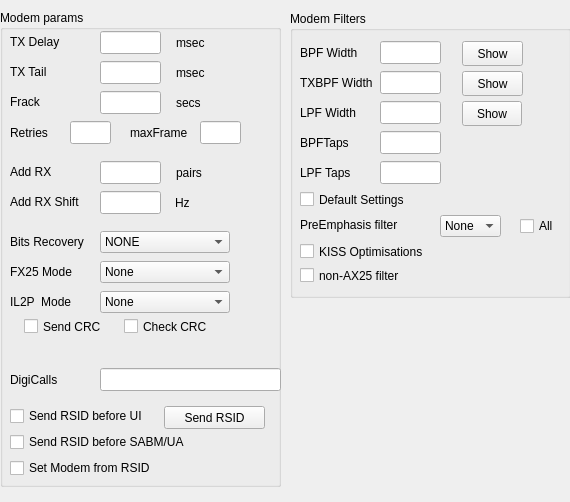
     <widget class="QWidget" name="scrollAreaWidgetContents_2">
      <property name="geometry">
       <rect>
        <x>0</x>
        <y>0</y>
        <width>570</width>
        <height>502</height>
       </rect>
      </property>
      <widget class="QGroupBox" name="filtersB">
       <property name="geometry">
        <rect>
         <x>290</x>
         <y>11</y>
         <width>281</width>
         <height>287</height>
        </rect>
       </property>
       <property name="title">
        <string>Modem Filters</string>
       </property>
       <widget class="QPushButton" name="showBPF_B">
        <property name="geometry">
         <rect>
          <x>172</x>
          <y>30</y>
          <width>61</width>
          <height>25</height>
         </rect>
        </property>
        <property name="text">
         <string>Show</string>
        </property>
       </widget>
       <widget class="QPushButton" name="showTXBPF_B">
        <property name="geometry">
         <rect>
          <x>172</x>
          <y>60</y>
          <width>61</width>
          <height>25</height>
         </rect>
        </property>
        <property name="text">
         <string>Show</string>
        </property>
       </widget>
       <widget class="QPushButton" name="showLPF_B">
        <property name="geometry">
         <rect>
          <x>172</x>
          <y>90</y>
          <width>60</width>
          <height>25</height>
         </rect>
        </property>
        <property name="text">
         <string>Show</string>
        </property>
       </widget>
       <widget class="QLineEdit" name="BPFWidthB">
        <property name="geometry">
         <rect>
          <x>90</x>
          <y>30</y>
          <width>61</width>
          <height>23</height>
         </rect>
        </property>
       </widget>
       <widget class="QLabel" name="label_18">
        <property name="geometry">
         <rect>
          <x>10</x>
          <y>30</y>
          <width>71</width>
          <height>23</height>
         </rect>
        </property>
        <property name="text">
         <string>BPF Width</string>
        </property>
       </widget>
       <widget class="QLabel" name="label_19">
        <property name="geometry">
         <rect>
          <x>10</x>
          <y>60</y>
          <width>81</width>
          <height>23</height>
         </rect>
        </property>
        <property name="text">
         <string>TXBPF Width</string>
        </property>
       </widget>
       <widget class="QLineEdit" name="TXBPFWidthB">
        <property name="geometry">
         <rect>
          <x>90</x>
          <y>60</y>
          <width>61</width>
          <height>23</height>
         </rect>
        </property>
       </widget>
       <widget class="QLabel" name="label_20">
        <property name="geometry">
         <rect>
          <x>10</x>
          <y>90</y>
          <width>71</width>
          <height>23</height>
         </rect>
        </property>
        <property name="text">
         <string>LPF Width</string>
        </property>
       </widget>
       <widget class="QLineEdit" name="LPFWidthB">
        <property name="geometry">
         <rect>
          <x>90</x>
          <y>90</y>
          <width>61</width>
          <height>23</height>
         </rect>
        </property>
       </widget>
       <widget class="QLineEdit" name="BPFTapsB">
        <property name="geometry">
         <rect>
          <x>90</x>
          <y>120</y>
          <width>61</width>
          <height>23</height>
         </rect>
        </property>
       </widget>
       <widget class="QLineEdit" name="LPFTapsB">
        <property name="geometry">
         <rect>
          <x>90</x>
          <y>150</y>
          <width>61</width>
          <height>23</height>
         </rect>
        </property>
       </widget>
       <widget class="QComboBox" name="preEmphB">
        <property name="geometry">
         <rect>
          <x>150</x>
          <y>204</y>
          <width>61</width>
          <height>22</height>
         </rect>
        </property>
        <item>
         <property name="text">
          <string>None</string>
         </property>
        </item>
        <item>
         <property name="text">
          <string>6 dB</string>
         </property>
        </item>
        <item>
         <property name="text">
          <string>12 dB</string>
         </property>
        </item>
       </widget>
       <widget class="QCheckBox" name="DefaultB">
        <property name="geometry">
         <rect>
          <x>10</x>
          <y>180</y>
          <width>171</width>
          <height>17</height>
         </rect>
        </property>
        <property name="text">
         <string>Default Settings</string>
        </property>
       </widget>
       <widget class="QCheckBox" name="KISSOptB">
        <property name="geometry">
         <rect>
          <x>10</x>
          <y>232</y>
          <width>166</width>
          <height>17</height>
         </rect>
        </property>
        <property name="text">
         <string>KISS Optimisations</string>
        </property>
       </widget>
       <widget class="QCheckBox" name="nonAX25B">
        <property name="geometry">
         <rect>
          <x>10</x>
          <y>256</y>
          <width>176</width>
          <height>17</height>
         </rect>
        </property>
        <property name="text">
         <string>non-AX25 filter</string>
        </property>
       </widget>
       <widget class="QLabel" name="label_21">
        <property name="geometry">
         <rect>
          <x>10</x>
          <y>120</y>
          <width>71</width>
          <height>23</height>
         </rect>
        </property>
        <property name="text">
         <string>BPFTaps</string>
        </property>
       </widget>
       <widget class="QLabel" name="label_22">
        <property name="geometry">
         <rect>
          <x>10</x>
          <y>150</y>
          <width>71</width>
          <height>23</height>
         </rect>
        </property>
        <property name="text">
         <string>LPF Taps</string>
        </property>
       </widget>
       <widget class="QLabel" name="label_23">
        <property name="geometry">
         <rect>
          <x>10</x>
          <y>203</y>
          <width>141</width>
          <height>22</height>
         </rect>
        </property>
        <property name="text">
         <string>PreEmphasis filter</string>
        </property>
       </widget>
       <widget class="QCheckBox" name="preEmphAllB">
        <property name="geometry">
         <rect>
          <x>230</x>
          <y>207</y>
          <width>51</width>
          <height>16</height>
         </rect>
        </property>
        <property name="text">
         <string>All</string>
        </property>
       </widget>
      </widget>
      <widget class="QWidget" name="layoutWidget_2">
       <property name="geometry">
        <rect>
         <x>175</x>
         <y>545</y>
         <width>209</width>
         <height>33</height>
        </rect>
       </property>
       <layout class="QHBoxLayout" name="_2">
        <property name="spacing">
         <number>6</number>
        </property>
        <property name="leftMargin">
         <number>0</number>
        </property>
        <property name="topMargin">
         <number>0</number>
        </property>
        <property name="rightMargin">
         <number>0</number>
        </property>
        <property name="bottomMargin">
         <number>0</number>
        </property>
        <item>
         <widget class="QPushButton" name="okButton_2">
          <property name="text">
           <string>OK</string>
          </property>
         </widget>
        </item>
        <item>
         <widget class="QPushButton" name="cancelButton_2">
          <property name="text">
           <string>Cancel</string>
          </property>
         </widget>
        </item>
       </layout>
      </widget>
      <widget class="QGroupBox" name="groupBox_2">
       <property name="geometry">
        <rect>
         <x>0</x>
         <y>10</y>
         <width>281</width>
         <height>477</height>
        </rect>
       </property>
       <property name="title">
        <string>Modem params</string>
       </property>
       <widget class="QLineEdit" name="RXShiftB">
        <property name="geometry">
         <rect>
          <x>100</x>
          <y>181</y>
          <width>61</width>
          <height>23</height>
         </rect>
        </property>
       </widget>
       <widget class="QLineEdit" name="TXDelayB">
        <property name="geometry">
         <rect>
          <x>100</x>
          <y>21</y>
          <width>61</width>
          <height>23</height>
         </rect>
        </property>
       </widget>
       <widget class="QLineEdit" name="TXTailB">
        <property name="geometry">
         <rect>
          <x>100</x>
          <y>51</y>
          <width>61</width>
          <height>23</height>
         </rect>
        </property>
       </widget>
       <widget class="QLineEdit" name="AddRXB">
        <property name="geometry">
         <rect>
          <x>100</x>
          <y>151</y>
          <width>61</width>
          <height>23</height>
         </rect>
        </property>
       </widget>
       <widget class="QComboBox" name="recoverBitB">
        <property name="geometry">
         <rect>
          <x>100</x>
          <y>221</y>
          <width>130</width>
          <height>22</height>
         </rect>
        </property>
        <item>
         <property name="text">
          <string>NONE</string>
         </property>
        </item>
        <item>
         <property name="text">
          <string>SINGLE</string>
         </property>
        </item>
       </widget>
       <widget class="QLabel" name="label_24">
        <property name="geometry">
         <rect>
          <x>10</x>
          <y>20</y>
          <width>71</width>
          <height>23</height>
         </rect>
        </property>
        <property name="text">
         <string>TX Delay</string>
        </property>
       </widget>
       <widget class="QLabel" name="label_25">
        <property name="geometry">
         <rect>
          <x>10</x>
          <y>50</y>
          <width>71</width>
          <height>23</height>
         </rect>
        </property>
        <property name="text">
         <string>TX Tail</string>
        </property>
       </widget>
       <widget class="QLabel" name="label_26">
        <property name="geometry">
         <rect>
          <x>10</x>
          <y>150</y>
          <width>71</width>
          <height>23</height>
         </rect>
        </property>
        <property name="text">
         <string>Add RX</string>
        </property>
       </widget>
       <widget class="QLabel" name="label_27">
        <property name="geometry">
         <rect>
          <x>10</x>
          <y>180</y>
          <width>71</width>
          <height>23</height>
         </rect>
        </property>
        <property name="text">
         <string>Add RX Shift</string>
        </property>
       </widget>
       <widget class="QLabel" name="label_28">
        <property name="geometry">
         <rect>
          <x>10</x>
          <y>220</y>
          <width>91</width>
          <height>23</height>
         </rect>
        </property>
        <property name="text">
         <string>Bits Recovery</string>
        </property>
       </widget>
       <widget class="QLabel" name="label_29">
        <property name="geometry">
         <rect>
          <x>176</x>
          <y>21</y>
          <width>71</width>
          <height>23</height>
         </rect>
        </property>
        <property name="text">
         <string>msec</string>
        </property>
       </widget>
       <widget class="QLabel" name="label_30">
        <property name="geometry">
         <rect>
          <x>176</x>
          <y>51</y>
          <width>71</width>
          <height>23</height>
         </rect>
        </property>
        <property name="text">
         <string>msec</string>
        </property>
       </widget>
       <widget class="QLabel" name="label_31">
        <property name="geometry">
         <rect>
          <x>176</x>
          <y>151</y>
          <width>71</width>
          <height>23</height>
         </rect>
        </property>
        <property name="text">
         <string>pairs</string>
        </property>
       </widget>
       <widget class="QLabel" name="label_32">
        <property name="geometry">
         <rect>
          <x>175</x>
          <y>181</y>
          <width>71</width>
          <height>23</height>
         </rect>
        </property>
        <property name="text">
         <string>Hz</string>
        </property>
       </widget>
       <widget class="QComboBox" name="fx25ModeB">
        <property name="geometry">
         <rect>
          <x>100</x>
          <y>251</y>
          <width>130</width>
          <height>22</height>
         </rect>
        </property>
        <item>
         <property name="text">
          <string>None</string>
         </property>
        </item>
        <item>
         <property name="text">
          <string>RX Only</string>
         </property>
        </item>
        <item>
         <property name="text">
          <string>RX+TX</string>
         </property>
        </item>
       </widget>
       <widget class="QLabel" name="label_33">
        <property name="geometry">
         <rect>
          <x>10</x>
          <y>250</y>
          <width>86</width>
          <height>23</height>
         </rect>
        </property>
        <property name="text">
         <string>FX25 Mode</string>
        </property>
       </widget>
       <widget class="QLabel" name="label_72">
        <property name="geometry">
         <rect>
          <x>10</x>
          <y>80</y>
          <width>71</width>
          <height>23</height>
         </rect>
        </property>
        <property name="text">
         <string>Frack</string>
        </property>
       </widget>
       <widget class="QLabel" name="label_73">
        <property name="geometry">
         <rect>
          <x>176</x>
          <y>81</y>
          <width>71</width>
          <height>23</height>
         </rect>
        </property>
        <property name="text">
         <string>secs</string>
        </property>
       </widget>
       <widget class="QLineEdit" name="FrackB">
        <property name="geometry">
         <rect>
          <x>100</x>
          <y>81</y>
          <width>61</width>
          <height>23</height>
         </rect>
        </property>
       </widget>
       <widget class="QPushButton" name="SendRSID_2">
        <property name="geometry">
         <rect>
          <x>164</x>
          <y>396</y>
          <width>101</width>
          <height>23</height>
         </rect>
        </property>
        <property name="text">
         <string>Send RSID</string>
        </property>
       </widget>
       <widget class="QCheckBox" name="RSIDUI_B">
        <property name="geometry">
         <rect>
          <x>10</x>
          <y>396</y>
          <width>171</width>
          <height>20</height>
         </rect>
        </property>
        <property name="text">
         <string>Send RSID before UI</string>
        </property>
       </widget>
       <widget class="QCheckBox" name="RSID_2_SETMODEM">
        <property name="geometry">
         <rect>
          <x>10</x>
          <y>448</y>
          <width>171</width>
          <height>20</height>
         </rect>
        </property>
        <property name="text">
         <string>Set Modem from RSID</string>
        </property>
       </widget>
       <widget class="QCheckBox" name="RSIDSABM_B">
        <property name="geometry">
         <rect>
          <x>10</x>
          <y>422</y>
          <width>251</width>
          <height>20</height>
         </rect>
        </property>
        <property name="text">
         <string>Send RSID before SABM/UA</string>
        </property>
       </widget>
       <widget class="QLabel" name="label_68">
        <property name="geometry">
         <rect>
          <x>10</x>
          <y>358</y>
          <width>71</width>
          <height>23</height>
         </rect>
        </property>
        <property name="text">
         <string>DigiCalls</string>
        </property>
       </widget>
       <widget class="QLineEdit" name="DigiCallsB">
        <property name="geometry">
         <rect>
          <x>100</x>
          <y>358</y>
          <width>181</width>
          <height>23</height>
         </rect>
        </property>
       </widget>
       <widget class="QLabel" name="label_84">
        <property name="geometry">
         <rect>
          <x>10</x>
          <y>280</y>
          <width>86</width>
          <height>23</height>
         </rect>
        </property>
        <property name="text">
         <string>IL2P  Mode</string>
        </property>
       </widget>
       <widget class="QComboBox" name="IL2PModeB">
        <property name="geometry">
         <rect>
          <x>100</x>
          <y>281</y>
          <width>130</width>
          <height>22</height>
         </rect>
        </property>
        <item>
         <property name="text">
          <string>None</string>
         </property>
        </item>
        <item>
         <property name="text">
          <string>RX Only</string>
         </property>
        </item>
        <item>
         <property name="text">
          <string>RX+TX</string>
         </property>
        </item>
        <item>
         <property name="text">
          <string>il2p Only</string>
         </property>
        </item>
       </widget>
       <widget class="QCheckBox" name="CRCRX_B">
        <property name="geometry">
         <rect>
          <x>124</x>
          <y>308</y>
          <width>129</width>
          <height>17</height>
         </rect>
        </property>
        <property name="text">
         <string>Check CRC</string>
        </property>
       </widget>
       <widget class="QCheckBox" name="CRCTX_B">
        <property name="geometry">
         <rect>
          <x>24</x>
          <y>308</y>
          <width>97</width>
          <height>17</height>
         </rect>
        </property>
        <property name="text">
         <string>Send CRC</string>
        </property>
       </widget>
      </widget>
      <widget class="QLabel" name="label_88">
       <property name="geometry">
        <rect>
         <x>130</x>
         <y>121</y>
         <width>71</width>
         <height>23</height>
        </rect>
       </property>
       <property name="text">
        <string>maxFrame</string>
       </property>
      </widget>
      <widget class="QLineEdit" name="RetriesB">
       <property name="geometry">
        <rect>
         <x>70</x>
         <y>121</y>
         <width>41</width>
         <height>23</height>
        </rect>
       </property>
      </widget>
      <widget class="QLabel" name="label_74">
       <property name="geometry">
        <rect>
         <x>10</x>
         <y>121</y>
         <width>71</width>
         <height>23</height>
        </rect>
       </property>
       <property name="text">
        <string>Retries</string>
       </property>
      </widget>
      <widget class="QLineEdit" name="MaxFrameB">
       <property name="geometry">
        <rect>
         <x>200</x>
         <y>121</y>
         <width>41</width>
         <height>23</height>
        </rect>
       </property>
      </widget>
     </widget>
